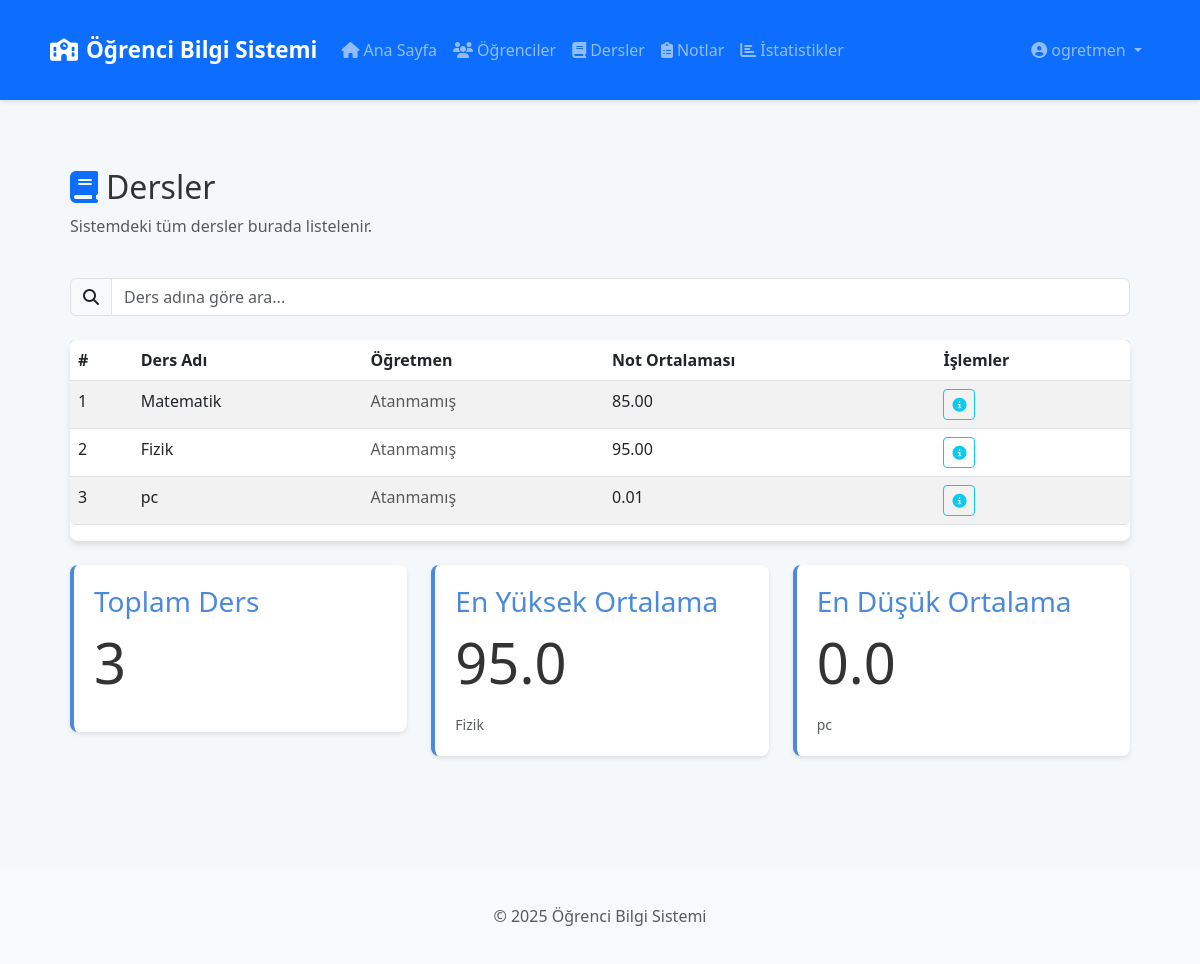
/dersler (signed in), run on the app's committed database.
### app.py (models this page shows)
class Ders(db.Model):
    id = db.Column(db.Integer, primary_key=True)
    ad = db.Column(db.String(100), nullable=False)
    ogretmen_id = db.Column(db.Integer, db.ForeignKey('kullanici.id'))
    notlar = db.relationship('Not', backref='ders', lazy=True)
    @property
    def not_ortalamasi(self):
        tum_notlar = [not_.deger for not_ in self.notlar]
        if tum_notlar:
            return sum(tum_notlar) / len(tum_notlar)
        return 0

class Not(db.Model):
    id = db.Column(db.Integer, primary_key=True)
    ogrenci_id = db.Column(db.Integer, db.ForeignKey('ogrenci.id'), nullable=False)
    ders_id = db.Column(db.Integer, db.ForeignKey('ders.id'), nullable=False)
    deger = db.Column(db.Float, nullable=False)
    aciklama = db.Column(db.String(200))

### app.py (the view)
@app.route('/dersler')
@login_required(roles=['yonetici', 'ogretmen'])
def dersler():
    dersler = Ders.query.all()
    return render_template('dersler.html', dersler=dersler)

### app.py (called while the page is built)
def login_required(roles=None):
    def decorator(f):
        @wraps(f)
        def decorated_function(*args, **kwargs):
            if 'kullanici_id' not in session:
                flash('Bu sayfaya erişmek için giriş yapmalısınız', 'danger')
                return redirect(url_for('giris'))
            if roles and session['rol'] not in roles:
                flash('Bu sayfaya erişim yetkiniz yok', 'danger')
                return redirect(url_for('anasayfa'))
            return f(*args, **kwargs)
        return decorated_function
    return decorator

### templates/dersler.html (shortened to what this page needs)
{% extends 'base.html' %}
{% block content %}
<div class="container py-4 fade-in">
    <div class="row mb-4">
        <div class="col-md-8">
            <h2>
                <i class="fas fa-book me-2 text-primary"></i>Dersler
            </h2>
            <p class="text-muted">Sistemdeki tüm dersler burada listelenir.</p>
        </div>
    </div>
    <div class="row mb-4">
        <div class="col-md-12">
            <div class="input-group">
                <span class="input-group-text">
                    <i class="fas fa-search"></i>
                </span>
                <input type="text" id="dersArama" class="form-control" placeholder="Ders adına göre ara..." onkeyup="searchTable('dersArama', 'dersTablosu')">
            </div>
        </div>
    </div>
    <div class="card">
        <div class="card-body p-0">
            <div class="table-responsive">
                <table class="table table-striped sortable" id="dersTablosu">
                    <thead>
                        <tr>
                            <th data-sort="id">#</th>
                            <th data-sort="ad">Ders Adı</th>
                            <th data-sort="ogretmen">Öğretmen</th>
                            <th data-sort="ortalama">Not Ortalaması</th>
                            <th>İşlemler</th>
                        </tr>
                    </thead>
                    <tbody>
                        {% for ders in dersler %}
                        <tr>
                            <td>{{ ders.id }}</td>
                            <td>{{ ders.ad }}</td>
                            <td>
                                {% set ogretmen = kullanicilar|selectattr('id', 'equalto', ders.ogretmen_id)|first %}
                                {% if ogretmen %}
                                    {{ ogretmen.kullanici_adi }}
                                {% else %}
                                    <span class="text-muted">Atanmamış</span>
                                {% endif %}
                            </td>
                            <td>
                                {% if ders.notlar %}
                                    {{ "%.2f"|format(ders.not_ortalamasi) }}
                                {% else %}
                                    <span class="text-muted">Not girilmemiş</span>
                                {% endif %}
                            </td>
                            <td>
                                {% if session.get('rol') == 'yonetici' %}
                                <div class="btn-group" role="group">
                                    <a href="{{ url_for('ders_duzenle', id=ders.id) }}" class="btn btn-sm btn-outline-primary" data-bs-toggle="tooltip" title="Düzenle">
                                        <i class="fas fa-edit"></i>
                                    </a>
                                    <a href="{{ url_for('ders_sil', id=ders.id) }}" class="btn btn-sm btn-outline-danger delete-confirm" data-bs-toggle="tooltip" title="Sil">
                                        <i class="fas fa-trash"></i>
                                    </a>
                                </div>
                                {% else %}
                                <a href="#" class="btn btn-sm btn-outline-info" data-bs-toggle="tooltip" title="Detaylar">
                                    <i class="fas fa-info-circle"></i>
                                </a>
                                {% endif %}
                            </td>
                        </tr>
                        {% else %}
                        <tr>
                            <td colspan="5" class="text-center py-4">
                                <i class="fas fa-exclamation-circle text-muted me-2"></i>Henüz ders kaydı bulunmamaktadır.
                            </td>
                        </tr>
                        {% endfor %}
                    </tbody>
                </table>
            </div>
        </div>
    </div>
    <div class="row mt-4">
        <div class="col-md-4">
            <div class="stats-card">
                <h3>Toplam Ders</h3>
                <p class="display-4">{{ dersler|length }}</p>
            </div>
        </div>
        <div class="col-md-4">
            <div class="stats-card">
                <h3>En Yüksek Ortalama</h3>
                {% set en_yuksek = dersler|selectattr('notlar')|sort(attribute='not_ortalamasi')|last %}
                {% if en_yuksek %}
                    <p class="display-4">{{ "%.1f"|format(en_yuksek.not_ortalamasi) }}</p>
                    <small class="text-muted">{{ en_yuksek.ad }}</small>
                {% else %}
                    <p class="display-4">-</p>
                {% endif %}
            </div>
        </div>
        <div class="col-md-4">
            <div class="stats-card">
                <h3>En Düşük Ortalama</h3>
                {% set en_dusuk = dersler|selectattr('notlar')|sort(attribute='not_ortalamasi')|first %}
                {% if en_dusuk %}
                    <p class="display-4">{{ "%.1f"|format(en_dusuk.not_ortalamasi) }}</p>
                    <small class="text-muted">{{ en_dusuk.ad }}</small>
                {% else %}
                    <p class="display-4">-</p>
                {% endif %}
            </div>
        </div>
    </div>
</div>
{% endblock %}

### static/css/style.css (style rules this page uses)
body { font-family: 'Segoe UI', Tahoma, Geneva, Verdana, sans-serif; background-color: #f5f8fa; color: #333; }
.container { padding: 20px; }
.card { border-radius: 8px; box-shadow: 0 4px 6px rgba(0, 0, 0, 0.1); margin-bottom: 20px; border: none; }
.table { border-radius: 5px; overflow: hidden; }
.table thead { background-color: #4a89dc; color: white; }
.table-striped tbody tr:nth-of-type(odd) { background-color: rgba(0, 0, 0, 0.02); }
.stats-card { border-left: 4px solid #4a89dc; background-color: white; padding: 20px; margin-bottom: 20px; border-radius: 8px; box-shadow: 0 2px 4px rgba(0, 0, 0, 0.1); }
.stats-card h3 { color: #4a89dc; margin-bottom: 10px; }
.fade-in { animation: fadeIn 0.5s ease-in; }

### data on the page
Ders: id "1", ad "Matematik"
Not: not_ortalamasi "85.00"
Ders: id "2", ad "Fizik"
Not: not_ortalamasi "95.00", not_ortalamasi "95.0"
Ders: id "3", ad "pc"
Not: not_ortalamasi "0.01", not_ortalamasi "0.0"

### other printed values
{{ session.get('kullanici_adi') }} "ogretmen"
{{ dersler|length }} "3"
